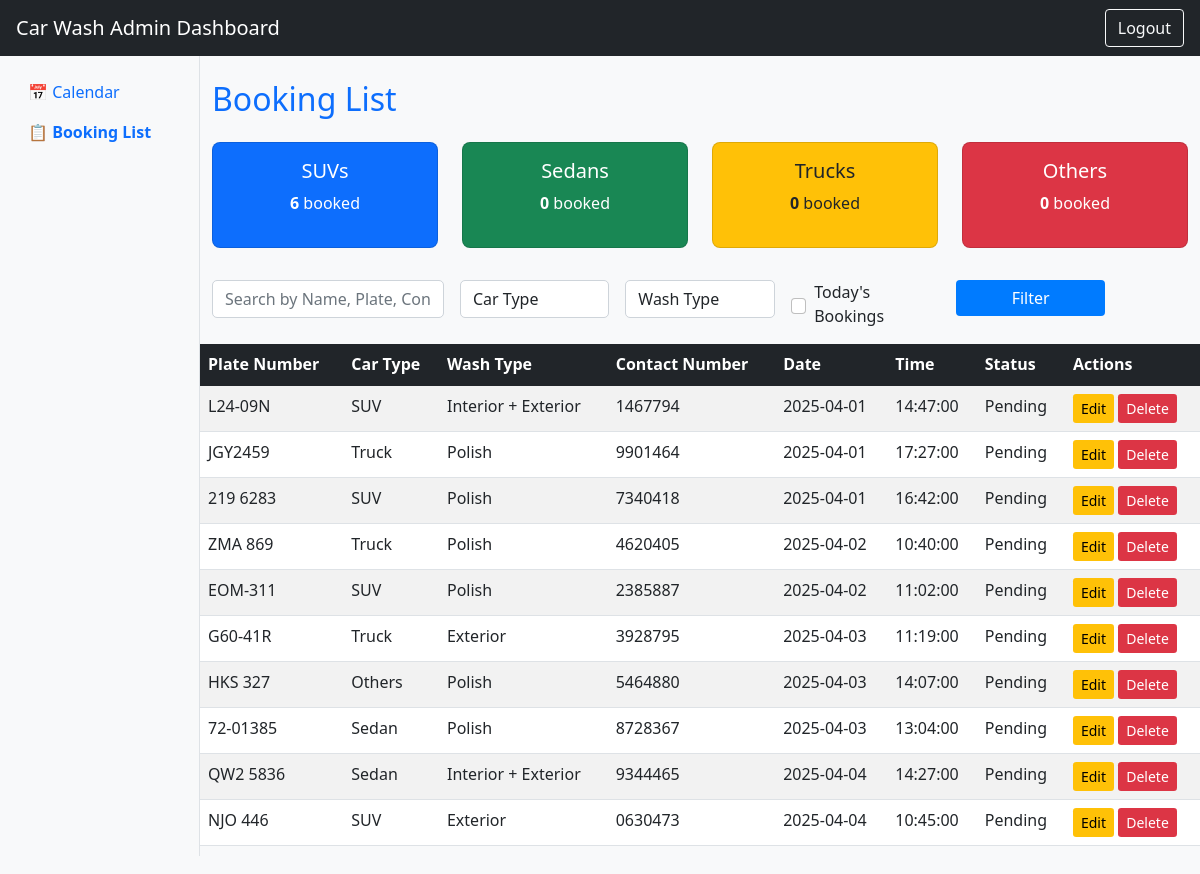
The app's page /admin/dashboard (signed in) with its own data.
### app/models.py (models this page shows, shortened)
class Booking(db.Model):
    id = db.Column(db.Integer, primary_key=True)
    name = db.Column(db.String(100), nullable=False)
    contact_number = db.Column(db.String(20), nullable=False)  # Added field
    car_plate = db.Column(db.String(15), nullable=False)      # Added field
    car_type = db.Column(db.String(50), nullable=False)
    wash_type = db.Column(db.String(50), nullable=False)
    date = db.Column(db.Date, nullable=False)                 # Changed to Date type
    time = db.Column(db.Time, nullable=False)                 # Changed to Time type
    status = db.Column(db.String(20), default="Pending")
    created_at = db.Column(db.DateTime, default=datetime.now(timezone.utc))  # Added for tracking

### app/views/admin.py (the view)
@admin.route("/dashboard")
@login_required
def dashboard():
    search_query = request.args.get("search", "").strip()
    filter_car_type = request.args.get("filter_car_type", "")
    filter_wash_type = request.args.get("filter_wash_type", "")
    filter_today = request.args.get("filter_today", "")
    sort_by = request.args.get("sort_by", "date")
    sort_order = request.args.get("sort_order", "asc")
    today = datetime.today().strftime("%Y-%m-%d")
    query = Booking.query
    if search_query:
        query = query.filter(
            (Booking.name.ilike(f"%{search_query}%")) |
            (Booking.car_plate.ilike(f"%{search_query}%")) |
            (Booking.contact_number.ilike(f"%{search_query}%"))
        )
    if filter_car_type:
        query = query.filter(Booking.car_type == filter_car_type)
    if filter_wash_type:
        query = query.filter(Booking.wash_type == filter_wash_type)
    if filter_today:
        query = query.filter(Booking.date == today)
    if sort_by in ["name", "date", "time"]:
        query = query.order_by(
            getattr(Booking, sort_by).desc() if sort_order == "desc" else getattr(Booking, sort_by).asc()
        )
    page, per_page, _ = get_page_args(page_parameter="page", per_page_parameter="per_page")
    per_page = 10
    bookings = query.paginate(page=page, per_page=per_page, error_out=False)
    suv_count = Booking.query.filter(Booking.car_type=="SUV", Booking.date == today).count()
    sedan_count = Booking.query.filter(Booking.car_type=="Sedan", Booking.date == today).count()
    truck_count = Booking.query.filter(Booking.car_type=="Truck", Booking.date == today).count()
    other_count = Booking.query.filter(Booking.car_type.notin_(["SUV", "Sedan", "Truck"]), Booking.date == today).count()
    return render_template(
        "admin.html",
        bookings=bookings,  # ✅ Pass full pagination object
        pagination=bookings,  # ✅ Pagination works in template
        suv_count=suv_count,
        sedan_count=sedan_count,
        truck_count=truck_count,
        other_count=other_count,
        search_query=search_query,
        filter_car_type=filter_car_type,
        filter_wash_type=filter_wash_type,
        filter_today=filter_today,
        sort_by=sort_by,
        sort_order=sort_order
    )

### app/views/admin.py (called while the page is built)
@login_manager.user_loader
def load_user(user_id):
    return Admin.query.get(int(user_id))

### app/templates/admin.html (shortened to what this page needs)
{% extends 'admin_base.html' %}
{% block content %}
<h2 class="text-primary mb-4">Booking List</h2>
<div class="row text-center">
    <div class="col-md-3">
        <div class="card bg-primary text-white">
            <div class="card-body">
                <h5>SUVs</h5>
                <p><strong>{{ suv_count }}</strong> booked</p>
            </div>
        </div>
    </div>
    <div class="col-md-3">
        <div class="card bg-success text-white">
            <div class="card-body">
                <h5>Sedans</h5>
                <p><strong>{{ sedan_count }}</strong> booked</p>
            </div>
        </div>
    </div>
    <div class="col-md-3">
        <div class="card bg-warning text-dark">
            <div class="card-body">
                <h5>Trucks</h5>
                <p><strong>{{ truck_count }}</strong> booked</p>
            </div>
        </div>
    </div>
    <div class="col-md-3">
        <div class="card bg-danger text-white">
            <div class="card-body">
                <h5>Others</h5>
                <p><strong>{{ other_count }}</strong> booked</p>
            </div>
        </div>
    </div>
</div>
<form method="GET" class="row g-3 my-3">
    <div class="col-md-3">
        <input type="text" name="search" class="form-control" placeholder="Search by Name, Plate, Contact"
               value="{{ search_query }}">
    </div>
    <div class="col-md-2">
        <select name="filter_car_type" class="form-control">
            <option value="">Car Type</option>
        </select>
    </div>
    <div class="col-md-2">
        <select name="filter_wash_type" class="form-control">
            <option value="">Wash Type</option>
        </select>
    </div>
    <div class="col-md-2 d-flex align-items-center">
        <input type="checkbox" name="filter_today" value="true" {% if filter_today %}checked{% endif %}
               class="form-check-input me-2">
        <label class="form-check-label">Today's Bookings</label>
    </div>
    <div class="col-md-2">
        <button type="submit" class="btn btn-primary w-100">Filter</button>
    </div>
</form>
<div class="row">
        <table class="table table-striped">
            <thead class="table-dark">
                <tr>
                    <th>Plate Number</th>
                    <th>Car Type</th>
                    <th>Wash Type</th>
                    <th>Contact Number</th>
                    <th>Date</th>
                    <th>Time</th>
                    <th>Status</th>
                    <th>Actions</th>
                </tr>
            </thead>
            <tbody>
                {% for booking in bookings.items %}
                <tr>
                    <td>{{ booking.car_plate }}</td>
                    <td>{{ booking.car_type }}</td>
                    <td>{{ booking.wash_type }}</td>
                    <td>{{ booking.contact_number }}</td>
                    <td>{{ booking.date }}</td>
                    <td>{{ booking.time }}</td>
                    <td>{{ booking.status }}</td>
                    <td>
                        <a href="{{ url_for('admin.edit_booking', booking_id=booking.id) }}" class="btn btn-warning btn-sm">Edit</a>
                        <a href="{{ url_for('admin.delete_booking', booking_id=booking.id) }}" class="btn btn-danger btn-sm">Delete</a>
                    </td>
                </tr>
                {% endfor %}
            </tbody>
        </table>
</div>
{% endblock %}

### app/templates/admin_base.html (shortened to what this page needs)
{% set active_endpoint = request.endpoint.split('.')[-1] %}
<!DOCTYPE html>
<html lang="en">
<head>
    <link rel="stylesheet" href="{{ url_for('static', filename='bootstrap.css') }}">
    <link rel="stylesheet" href="{{ url_for('static', filename='styles.css') }}">
</head>
<body>
<nav class="navbar navbar-dark bg-dark px-3">
    <a class="navbar-brand" href="#">Car Wash Admin Dashboard</a>
    <a class="btn btn-outline-light ms-auto" href="{{ url_for('admin.logout') }}">Logout</a>
</nav>
<div class="container-fluid">
    <div class="row">
        <div class="col-md-2 bg-light border-end vh-100 py-3">
            <ul class="nav flex-column">
                <li class="nav-item">
                    <a href="{{ url_for('admin.calendar_view') }}" class="nav-link {% if active_endpoint == 'calendar' %}active fw-bold text-primary{% endif %}">📅 Calendar</a>
                </li>
                <li class="nav-item">
                    <a href="{{ url_for('admin.dashboard') }}" class="nav-link {% if active_endpoint == 'dashboard' %}active fw-bold text-primary{% endif %}">📋 Booking List</a>
                </li>
            </ul>
        </div>
        <div class="col-md-10 py-4">
            {% block content %}{% endblock %}
        </div>
    </div>
</div>
</body>
</html>

### app/static/styles.css (style rules this page uses)
body { background-color: #f8f9fa; }
form .form-control { border-radius: 5px; }
.btn-primary { background-color: #007bff; border: none; }
.btn-warning { background-color: #ffc107; border: none; }
.btn-danger { background-color: #dc3545; border: none; }
.card { border-radius: 8px; text-align: center; }
.table { background: white; }
.table thead { background: #343a40; color: white; }
.nav-link.active { font-weight: bold; color: #007bff; }

### records on screen
Booking: car_plate "L24-09N", car_type "SUV", wash_type "Interior + Exterior", contact_number "1467794", date "2025-04-01", time "14:47:00", status "Pending"
Booking: car_plate "JGY2459", car_type "Truck", wash_type "Polish", contact_number "9901464", date "2025-04-01", time "17:27:00", status "Pending"
Booking: car_plate "219 6283", car_type "SUV", wash_type "Polish", contact_number "7340418", date "2025-04-01", time "16:42:00", status "Pending"
Booking: car_plate "ZMA 869", car_type "Truck", wash_type "Polish", contact_number "4620405", date "2025-04-02", time "10:40:00", status "Pending"
Booking: car_plate "EOM-311", car_type "SUV", wash_type "Polish", contact_number "2385887", date "2025-04-02", time "11:02:00", status "Pending"
Booking: car_plate "G60-41R", car_type "Truck", wash_type "Exterior", contact_number "3928795", date "2025-04-03", time "11:19:00", status "Pending"
Booking: car_plate "HKS 327", car_type "Others", wash_type "Polish", contact_number "5464880", date "2025-04-03", time "14:07:00", status "Pending"
Booking: car_plate "72-01385", car_type "Sedan", wash_type "Polish", contact_number "8728367", date "2025-04-03", time "13:04:00", status "Pending"
Booking: car_plate "QW2 5836", car_type "Sedan", wash_type "Interior + Exterior", contact_number "9344465", date "2025-04-04", time "14:27:00", status "Pending"
Booking: car_plate "NJO 446", car_type "SUV", wash_type "Exterior", contact_number "0630473", date "2025-04-04", time "10:45:00", status "Pending"

### other values on screen
{{ suv_count }} "6"
{{ sedan_count }} "0"
{{ truck_count }} "0"
{{ other_count }} "0"
